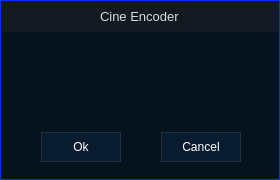
<?xml version="1.0" encoding="UTF-8"?>
<ui version="4.0">
 <class>Dialog</class>
 <widget class="QDialog" name="Dialog">
  <property name="geometry">
   <rect>
    <x>0</x>
    <y>0</y>
    <width>280</width>
    <height>180</height>
   </rect>
  </property>
  <property name="minimumSize">
   <size>
    <width>280</width>
    <height>180</height>
   </size>
  </property>
  <property name="maximumSize">
   <size>
    <width>280</width>
    <height>180</height>
   </size>
  </property>
  <property name="windowTitle">
   <string>Dialog</string>
  </property>
  <property name="styleSheet">
   <string notr="true">background: rgb(0, 50, 250)</string>
  </property>
  <layout class="QGridLayout" name="gridLayout">
   <property name="leftMargin">
    <number>0</number>
   </property>
   <property name="topMargin">
    <number>0</number>
   </property>
   <property name="rightMargin">
    <number>0</number>
   </property>
   <property name="bottomMargin">
    <number>0</number>
   </property>
   <property name="spacing">
    <number>0</number>
   </property>
   <item row="0" column="0">
    <widget class="QWidget" name="widget" native="true">
     <property name="styleSheet">
      <string notr="true">background: rgb(0, 50, 250)</string>
     </property>
     <layout class="QGridLayout" name="gridLayout_3">
      <property name="leftMargin">
       <number>1</number>
      </property>
      <property name="topMargin">
       <number>1</number>
      </property>
      <property name="rightMargin">
       <number>1</number>
      </property>
      <property name="bottomMargin">
       <number>1</number>
      </property>
      <property name="spacing">
       <number>0</number>
      </property>
      <item row="0" column="0">
       <widget class="QFrame" name="frame_main">
        <property name="minimumSize">
         <size>
          <width>278</width>
          <height>178</height>
         </size>
        </property>
        <property name="maximumSize">
         <size>
          <width>278</width>
          <height>178</height>
         </size>
        </property>
        <property name="styleSheet">
         <string notr="true">QFrame{
	background-color: rgb(5, 20, 28);
}

QScrollBar:horizontal {
    border: none;
    background: rgb(52, 59, 72);
    height: 14px;
    margin: 0px 21px 0 21px;
    border-radius: 0px;
}
QScrollBar:vertical {
    border: none;
    background: rgb(52, 59, 72);
    width: 14px;
    margin: 21px 0 21px 0;
    border-radius: 0px;
}
QScrollBar::handle:horizontal {
    background: rgb(27, 29, 35);
    min-width: 25px;
    border-radius: 7px
}
QScrollBar::handle:vertical {
    background: rgb(27, 29, 35);
    min-height: 25px;
    border-radius: 7px
}
QScrollBar::add-line:horizontal {
    border: none;
    background: rgb(55, 63, 77);
    width: 20px;
    border-top-right-radius: 7px;
    border-bottom-right-radius: 7px;
    subcontrol-position: right;
    subcontrol-origin: margin;
}
QScrollBar::add-line:vertical {
    border: none;
    background: rgb(55, 63, 77);
    height: 20px;
    border-bottom-left-radius: 7px;
    border-bottom-right-radius: 7px;
    subcontrol-position: bottom;
    subcontrol-origin: margin;
}
QScrollBar::sub-line:horizontal {
    border: none;
    background: rgb(55, 63, 77);
    width: 20px;
    border-top-left-radius: 7px;
    border-bottom-left-radius: 7px;
    subcontrol-position: left;
    subcontrol-origin: margin;
}
QScrollBar::sub-line:vertical {
    border: none;
    background: rgb(55, 63, 77);
    height: 20px;
    border-top-left-radius: 7px;
    border-top-right-radius: 7px;
    subcontrol-position: top;
    subcontrol-origin: margin;
}
QScrollBar::up-arrow:horizontal, QScrollBar::down-arrow:horizontal {
    background: none;
}
QScrollBar::up-arrow:vertical, QScrollBar::down-arrow:vertical {
    background: none;
}
QScrollBar::add-page:horizontal, QScrollBar::sub-page:horizontal {
    background: none;
}
QScrollBar::add-page:vertical, QScrollBar::sub-page:vertical {
    background: none;
}</string>
        </property>
        <property name="frameShape">
         <enum>QFrame::NoFrame</enum>
        </property>
        <property name="frameShadow">
         <enum>QFrame::Raised</enum>
        </property>
        <layout class="QGridLayout" name="gridLayout_2">
         <property name="leftMargin">
          <number>0</number>
         </property>
         <property name="topMargin">
          <number>0</number>
         </property>
         <property name="rightMargin">
          <number>0</number>
         </property>
         <property name="bottomMargin">
          <number>12</number>
         </property>
         <property name="spacing">
          <number>0</number>
         </property>
         <item row="0" column="0">
          <widget class="QFrame" name="frame_hint">
           <property name="minimumSize">
            <size>
             <width>0</width>
             <height>31</height>
            </size>
           </property>
           <property name="maximumSize">
            <size>
             <width>3840</width>
             <height>31</height>
            </size>
           </property>
           <property name="mouseTracking">
            <bool>false</bool>
           </property>
           <property name="acceptDrops">
            <bool>false</bool>
           </property>
           <property name="styleSheet">
            <string notr="true">background-color: rgba(27, 29, 35, 150)</string>
           </property>
           <property name="frameShape">
            <enum>QFrame::NoFrame</enum>
           </property>
           <property name="frameShadow">
            <enum>QFrame::Raised</enum>
           </property>
           <layout class="QGridLayout" name="gridLayout_7">
            <property name="sizeConstraint">
             <enum>QLayout::SetDefaultConstraint</enum>
            </property>
            <property name="leftMargin">
             <number>0</number>
            </property>
            <property name="topMargin">
             <number>0</number>
            </property>
            <property name="rightMargin">
             <number>0</number>
            </property>
            <property name="bottomMargin">
             <number>0</number>
            </property>
            <property name="spacing">
             <number>0</number>
            </property>
            <item row="1" column="5">
             <spacer name="verticalSpacer">
              <property name="orientation">
               <enum>Qt::Vertical</enum>
              </property>
              <property name="sizeHint" stdset="0">
               <size>
                <width>20</width>
                <height>10</height>
               </size>
              </property>
             </spacer>
            </item>
            <item row="0" column="3">
             <spacer name="horizontalSpacer_9">
              <property name="orientation">
               <enum>Qt::Horizontal</enum>
              </property>
              <property name="sizeHint" stdset="0">
               <size>
                <width>40</width>
                <height>20</height>
               </size>
              </property>
             </spacer>
            </item>
            <item row="0" column="1">
             <spacer name="horizontalSpacer">
              <property name="orientation">
               <enum>Qt::Horizontal</enum>
              </property>
              <property name="sizeHint" stdset="0">
               <size>
                <width>40</width>
                <height>20</height>
               </size>
              </property>
             </spacer>
            </item>
            <item row="0" column="5">
             <widget class="QPushButton" name="closeWindow">
              <property name="enabled">
               <bool>true</bool>
              </property>
              <property name="sizePolicy">
               <sizepolicy hsizetype="Minimum" vsizetype="Expanding">
                <horstretch>0</horstretch>
                <verstretch>0</verstretch>
               </sizepolicy>
              </property>
              <property name="minimumSize">
               <size>
                <width>40</width>
                <height>31</height>
               </size>
              </property>
              <property name="maximumSize">
               <size>
                <width>40</width>
                <height>31</height>
               </size>
              </property>
              <property name="toolTip">
               <string>Close</string>
              </property>
              <property name="styleSheet">
               <string notr="true">QPushButton {	
	border: none;
	background-color: transparent;
}
QPushButton:hover {
	background-color: rgb(52, 59, 72);
}
QPushButton:pressed {	
	background-color: rgb(85, 170, 255);
}</string>
              </property>
              <property name="text">
               <string/>
              </property>
              <property name="icon">
               <iconset resource="files.qrc">
                <normaloff>:/16x16/icons/16x16/cil-x.png</normaloff>:/16x16/icons/16x16/cil-x.png</iconset>
              </property>
              <property name="iconSize">
               <size>
                <width>16</width>
                <height>16</height>
               </size>
              </property>
             </widget>
            </item>
            <item row="0" column="2">
             <widget class="QLabel" name="label">
              <property name="font">
               <font>
                <pointsize>10</pointsize>
               </font>
              </property>
              <property name="styleSheet">
               <string notr="true">QLabel {	
	background-color: transparent;
	color: rgb(220, 220, 220);
}
</string>
              </property>
              <property name="text">
               <string>Cine Encoder</string>
              </property>
             </widget>
            </item>
            <item row="0" column="0">
             <spacer name="horizontalSpacer_2">
              <property name="orientation">
               <enum>Qt::Horizontal</enum>
              </property>
              <property name="sizeType">
               <enum>QSizePolicy::Fixed</enum>
              </property>
              <property name="sizeHint" stdset="0">
               <size>
                <width>40</width>
                <height>20</height>
               </size>
              </property>
             </spacer>
            </item>
           </layout>
          </widget>
         </item>
         <item row="1" column="0" rowspan="2">
          <widget class="QFrame" name="frame">
           <property name="minimumSize">
            <size>
             <width>0</width>
             <height>140</height>
            </size>
           </property>
           <property name="frameShape">
            <enum>QFrame::NoFrame</enum>
           </property>
           <property name="frameShadow">
            <enum>QFrame::Raised</enum>
           </property>
           <widget class="QPushButton" name="pushButton_4">
            <property name="enabled">
             <bool>true</bool>
            </property>
            <property name="geometry">
             <rect>
              <x>40</x>
              <y>100</y>
              <width>80</width>
              <height>30</height>
             </rect>
            </property>
            <property name="sizePolicy">
             <sizepolicy hsizetype="Fixed" vsizetype="Fixed">
              <horstretch>0</horstretch>
              <verstretch>0</verstretch>
             </sizepolicy>
            </property>
            <property name="minimumSize">
             <size>
              <width>80</width>
              <height>30</height>
             </size>
            </property>
            <property name="font">
             <font>
              <pointsize>9</pointsize>
             </font>
            </property>
            <property name="styleSheet">
             <string notr="true">QPushButton {
	color: rgb(255, 255, 255);
	border: 1px solid rgba(52, 59, 72, 150);
	border-radius: 0px;	
	background-color: rgba(25, 59, 120, 50);
}
QPushButton:hover {
	background-color: rgb(57, 65, 80);
	border: 1px solid rgb(61, 70, 86);
}
QPushButton:pressed {	
	background-color: rgb(35, 40, 49);
	border: 1px solid rgb(43, 50, 61);
}</string>
            </property>
            <property name="text">
             <string>Ok</string>
            </property>
           </widget>
           <widget class="QTextBrowser" name="textBrowser">
            <property name="enabled">
             <bool>true</bool>
            </property>
            <property name="geometry">
             <rect>
              <x>20</x>
              <y>30</y>
              <width>241</width>
              <height>61</height>
             </rect>
            </property>
            <property name="mouseTracking">
             <bool>true</bool>
            </property>
            <property name="focusPolicy">
             <enum>Qt::StrongFocus</enum>
            </property>
            <property name="acceptDrops">
             <bool>true</bool>
            </property>
            <property name="autoFillBackground">
             <bool>true</bool>
            </property>
            <property name="styleSheet">
             <string notr="true">color: rgb(255, 255, 255);</string>
            </property>
            <property name="locale">
             <locale language="English" country="UnitedStates"/>
            </property>
            <property name="frameShape">
             <enum>QFrame::NoFrame</enum>
            </property>
            <property name="frameShadow">
             <enum>QFrame::Sunken</enum>
            </property>
            <property name="verticalScrollBarPolicy">
             <enum>Qt::ScrollBarAsNeeded</enum>
            </property>
            <property name="html">
             <string>&lt;!DOCTYPE HTML PUBLIC &quot;-//W3C//DTD HTML 4.0//EN&quot; &quot;http://www.w3.org/TR/REC-html40/strict.dtd&quot;&gt;
&lt;html&gt;&lt;head&gt;&lt;meta name=&quot;qrichtext&quot; content=&quot;1&quot; /&gt;&lt;style type=&quot;text/css&quot;&gt;
p, li { white-space: pre-wrap; }
&lt;/style&gt;&lt;/head&gt;&lt;body style=&quot; font-family:'Cantarell'; font-size:10pt; font-weight:400; font-style:normal;&quot;&gt;
&lt;p align=&quot;center&quot; style=&quot;-qt-paragraph-type:empty; margin-top:0px; margin-bottom:0px; margin-left:0px; margin-right:0px; -qt-block-indent:0; text-indent:0px; font-family:'Noto Sans';&quot;&gt;&lt;br /&gt;&lt;/p&gt;&lt;/body&gt;&lt;/html&gt;</string>
            </property>
            <property name="openLinks">
             <bool>true</bool>
            </property>
           </widget>
           <widget class="QPushButton" name="pushButton_5">
            <property name="enabled">
             <bool>true</bool>
            </property>
            <property name="geometry">
             <rect>
              <x>160</x>
              <y>100</y>
              <width>80</width>
              <height>30</height>
             </rect>
            </property>
            <property name="sizePolicy">
             <sizepolicy hsizetype="Fixed" vsizetype="Fixed">
              <horstretch>0</horstretch>
              <verstretch>0</verstretch>
             </sizepolicy>
            </property>
            <property name="minimumSize">
             <size>
              <width>80</width>
              <height>30</height>
             </size>
            </property>
            <property name="font">
             <font>
              <pointsize>9</pointsize>
             </font>
            </property>
            <property name="styleSheet">
             <string notr="true">QPushButton {
	color: rgb(255, 255, 255);
	border: 1px solid rgba(52, 59, 72, 150);
	border-radius: 0px;	
	background-color: rgba(25, 59, 120, 50);
}
QPushButton:hover {
	background-color: rgb(57, 65, 80);
	border: 1px solid rgb(61, 70, 86);
}
QPushButton:pressed {	
	background-color: rgb(35, 40, 49);
	border: 1px solid rgb(43, 50, 61);
}</string>
            </property>
            <property name="text">
             <string>Cancel</string>
            </property>
           </widget>
          </widget>
         </item>
        </layout>
       </widget>
      </item>
     </layout>
    </widget>
   </item>
  </layout>
 </widget>
 <resources>
  <include location="files.qrc"/>
 </resources>
 <connections/>
</ui>
